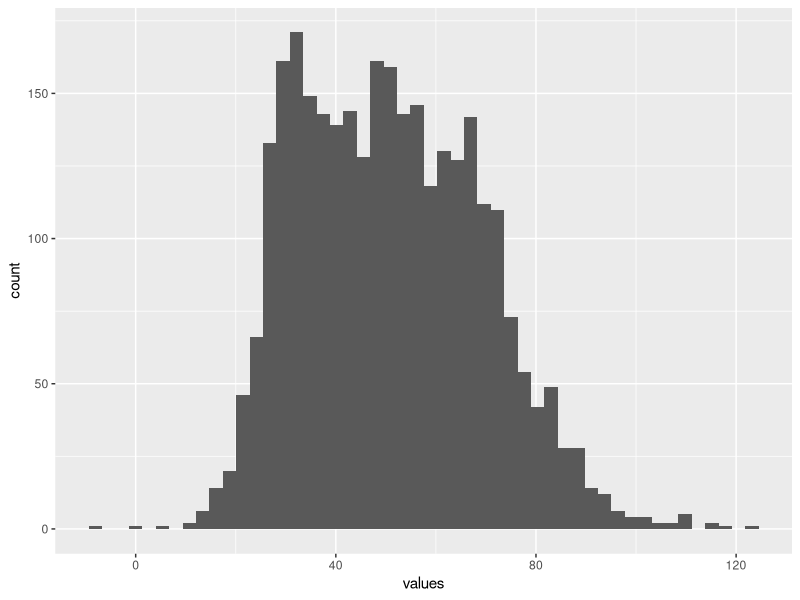
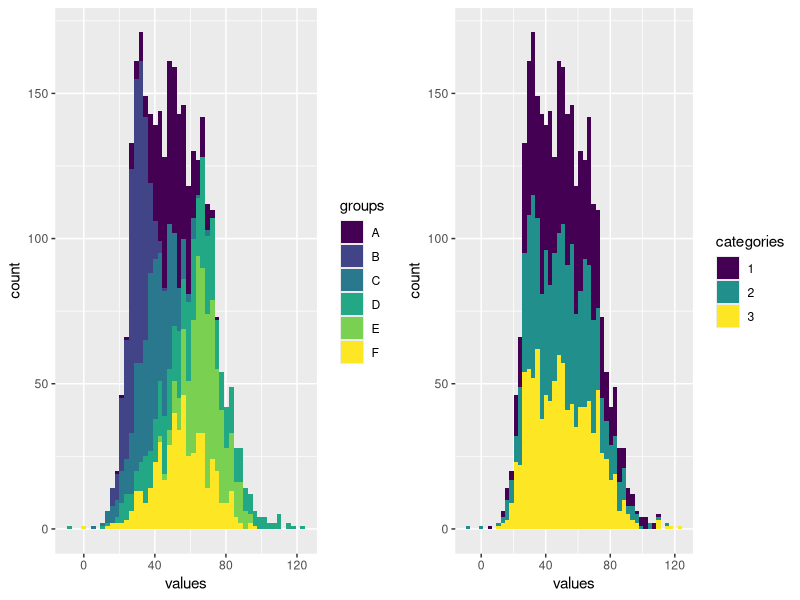
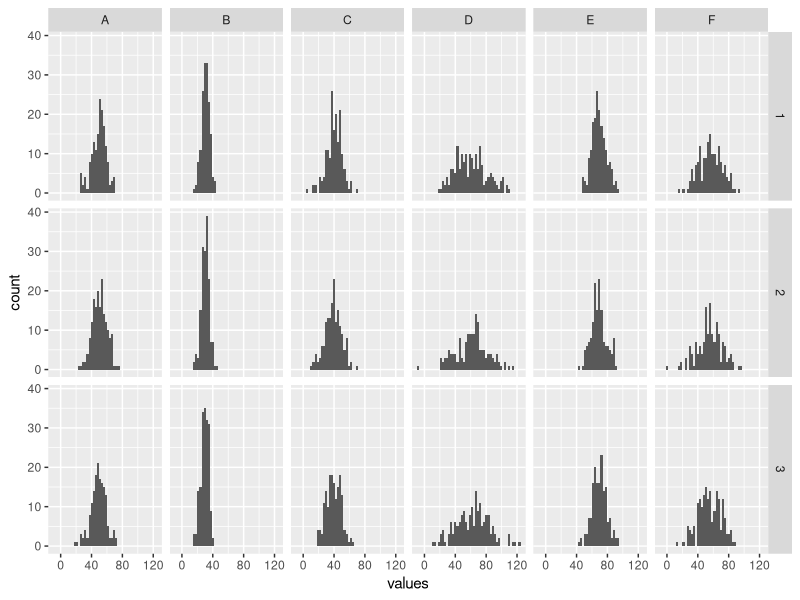
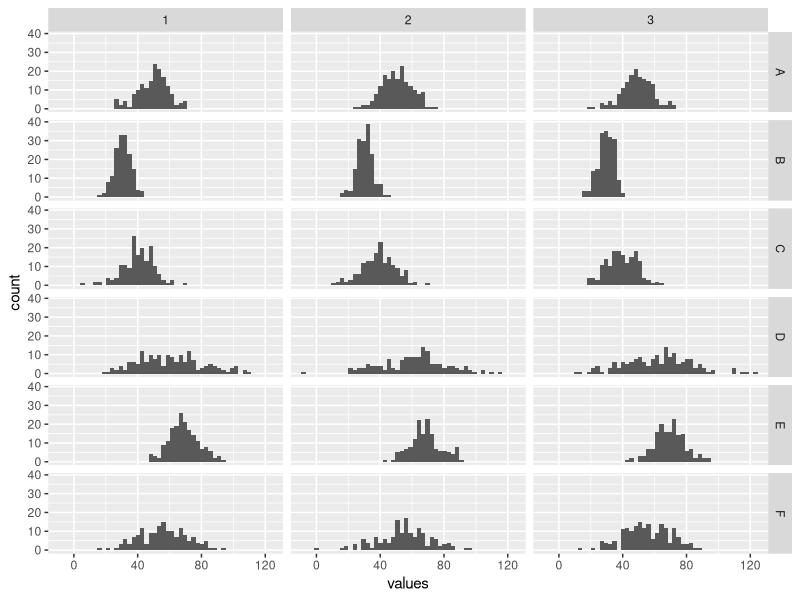
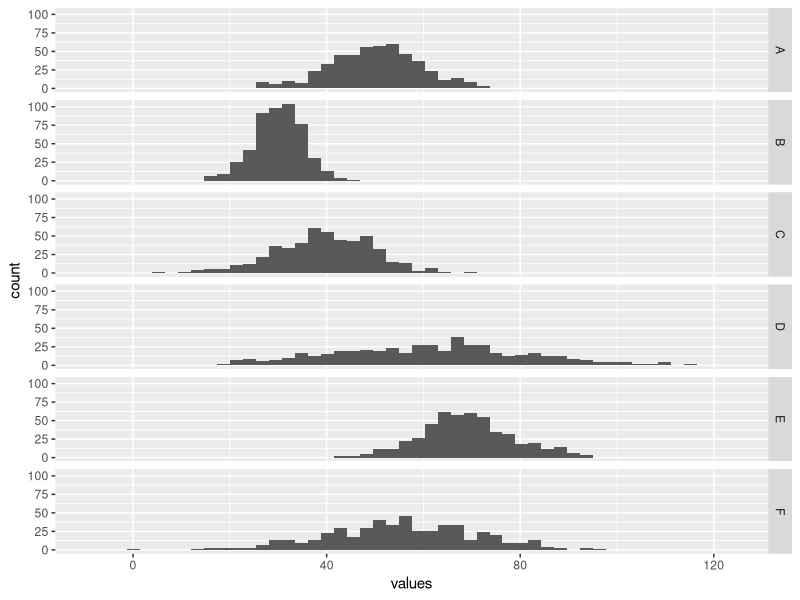
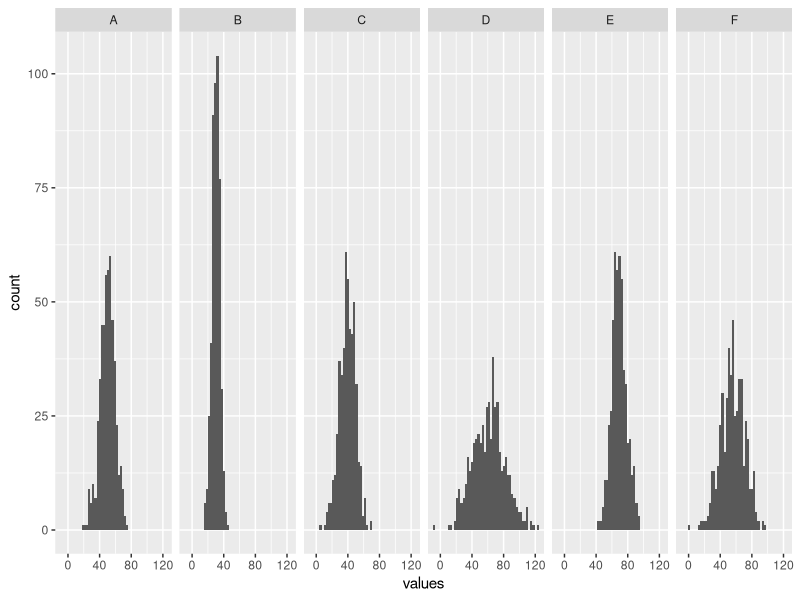
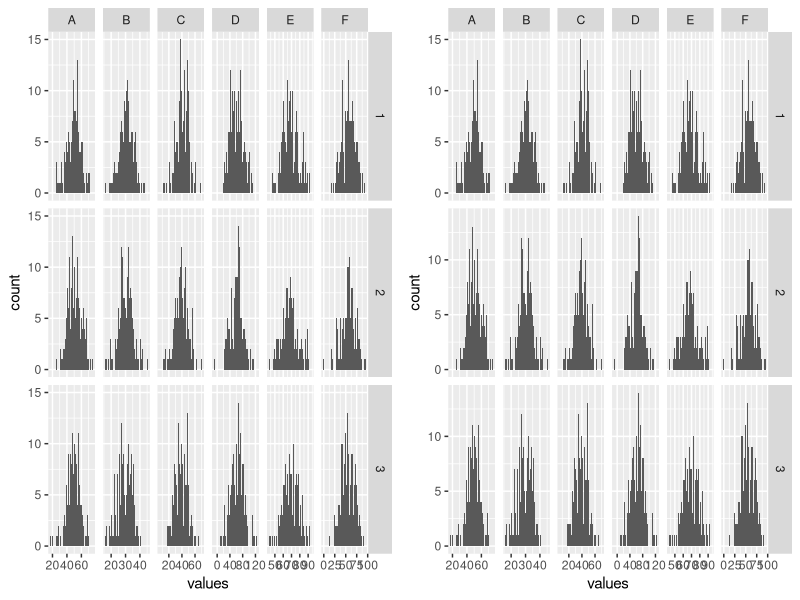

These figures' R source, in order:
## ---- chunk 1
knitr::opts_chunk$set(echo = TRUE, fig.align = "center")

# title: facet_grid
# author: jonathan
# revised: 14/3/2020

WEB <- c("https://bioceed.uib.no/dropfolder/bioSTATS/Rmd/Visualizing/Faceted/facet_grid.html")
GIT <- c("https://github.com/jonathansoule/biostats/blob/master/Visualizing/Faceted/facet_grid.Rmd")
library(ggplot2)
library(gridExtra)
# predictor variables
groups <- c(rep("A", 500), rep("B", 500), rep("C", 500), rep("D", 500), rep("E", 500), rep("F", 500))
categories <- as.factor(floor(runif(3000, min = 1, max = 4)))
# response variable
values <- c(rnorm(500, mean = 50, sd = 10), rnorm(500, mean = 30, sd = 5), rnorm(500, mean = 40, sd = 10), rnorm(500, mean = 60, sd = 20), rnorm(500, mean = 70, sd = 10), rnorm(500, mean = 55, sd = 15))
# dataframe
df <- data.frame(groups, categories, values)
## ---- chunk 2
ggplot(df, aes(values)) +
  geom_histogram(bins = 50)
## ---- chunk 3
grid.arrange(
  ggplot(df, aes(values, fill = groups)) + # left plot, levels of groups
    geom_histogram(bins = 50) +
    scale_fill_viridis_d(),
  ggplot(df, aes(values, fill = categories)) + # right plot, levels of categories
    geom_histogram(bins = 50) +
    scale_fill_viridis_d(),
  ncol = 2
)
## ---- chunk 4
ggplot(df, aes(values)) +
  geom_histogram(bins = 50) +
  facet_grid(categories ~ groups)
## ---- chunk 5
ggplot(df, aes(values)) +
  geom_histogram(bins = 50) +
  facet_grid(groups ~ categories)
## ---- chunk 6
ggplot(df, aes(values)) +
  geom_histogram(bins = 50) +
  scale_fill_viridis_d() +
  facet_grid(rows = vars(groups))
## ---- chunk 7
ggplot(df, aes(values)) +
  geom_histogram(bins = 50) +
  facet_grid(cols = vars(groups))
## ---- chunk 8
grid.arrange(
  ggplot(df, aes(values)) + # left plot, free_y
    geom_histogram(bins = 50) +
    facet_grid(categories ~ groups, scales = "free_x"),
  ggplot(df, aes(values)) + # right plot, free
    geom_histogram(bins = 50) +
    facet_grid(categories ~ groups, scales = "free"),
  ncol = 2
)
